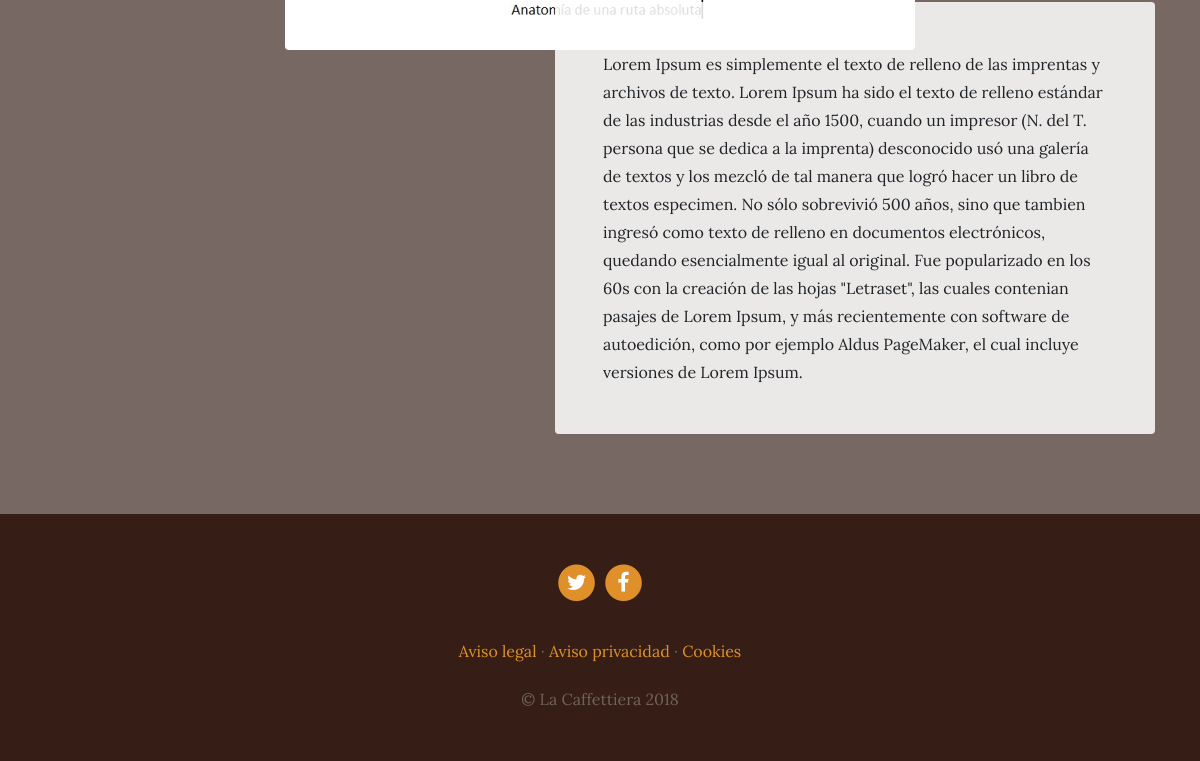
/services/ (lower part), run on an earlier commit of the app's database.
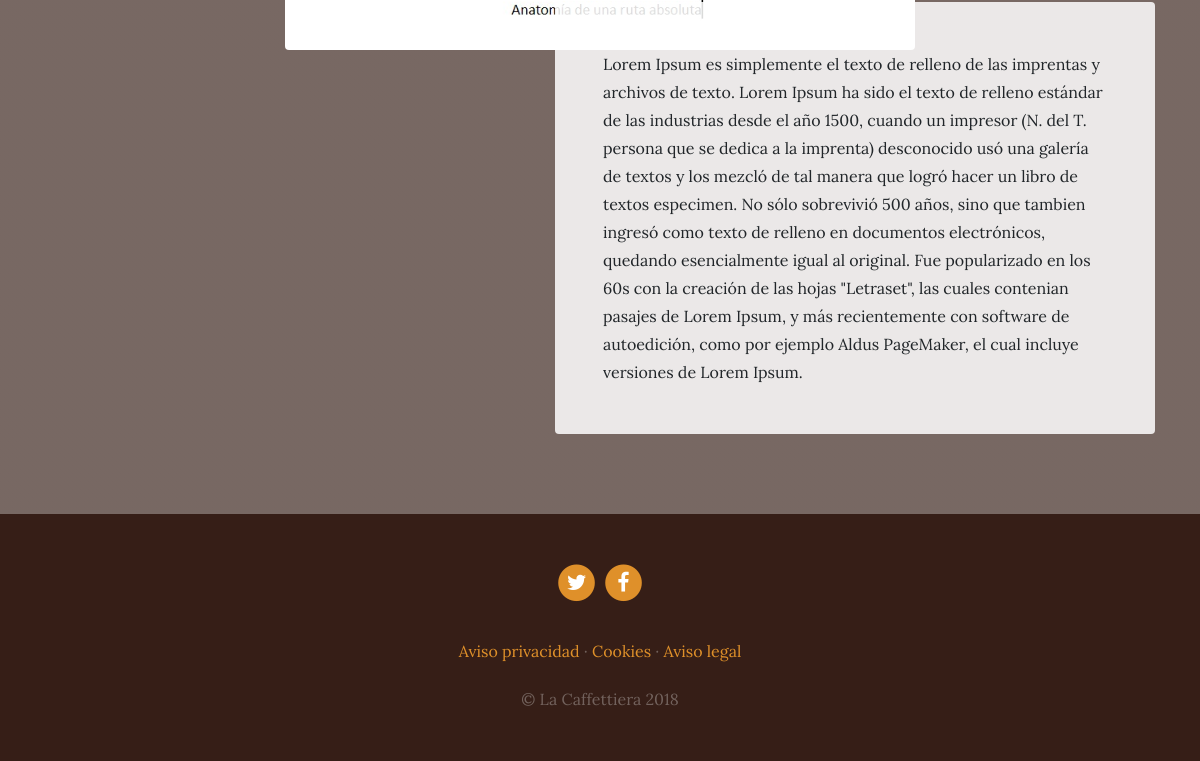
And on a later commit of the database.
### services/models.py (models this page shows, shortened)
class Service(models.Model):
    title = models.CharField(max_length=200,  verbose_name= "Titulo")
    subtitle = models.CharField(max_length=200,  verbose_name= "Sub Titulo")
    description = models.TextField(verbose_name= "Descripcion")
    image = models.ImageField(verbose_name= "Image", upload_to='services')
    created = models.DateTimeField(auto_now_add=True, verbose_name= "Fecha creacion")
    update = models.DateTimeField(auto_now=True,  verbose_name= "Fecha Actualizacion")
    class Meta:
        verbose_name = 'proyecto'
        verbose_name_plural = 'proyectos'
        ordering = ['-created']

### pages/models.py (models this page shows, shortened)
class Page(models.Model):
    title= models.CharField(verbose_name='Titulo', max_length=200)
    content = models.TextField(verbose_name='Contenido')
    order = models.SmallIntegerField(verbose_name='Orden', default=0)
    created = models.DateTimeField(auto_now_add=True, verbose_name= "Fecha creacion")
    update = models.DateTimeField(auto_now=True,  verbose_name= "Fecha Actualizacion")
    class Meta:
        verbose_name = 'pagina'
        verbose_name_plural = 'paginas'
        ordering = ['order','title']

### services/views.py (the view)
# urls.py: path("", views.services, name="services"),
def services(request):
    services = Service.objects.all()
    return render(request, 'services/services.html',{'services':services})

### pages/templatetags/pages_extras.py (called while the page is built)
@register.simple_tag
def get_page_list():
    pages = Page.objects.all()
    return pages

### social/processors.py (called while the page is built)
def ctx_dict(request):
    ctx = {}
    links = Link.objects.all()
    for link in links:
        ctx[link.key] = link.url
    return ctx

### services/templates/services/services.html (shortened to what this page needs)
{% extends 'core/base.html' %}
{% load static %}
{% block content %}
{% for service in services reversed %}
<section class="page-section">
  <div class="container">
    <div class="product-item">
      <img class="product-item-img mx-auto d-flex rounded img-fluid mb-3 mb-lg-0" src="{{service.image.url}}" alt="">
      <div class="product-item-description d-flex ml-auto">
        <div class="bg-faded p-5 rounded">
          <p class="mb-0">{{service.description}}</p>
        </div>
      </div>
    </div>
  </div>
</section>
{% endfor %}
{% endblock %}

### core/templates/core/base.html (shortened to what this page needs)
<!DOCTYPE html>
<html lang="es">
  <head>
    {% load static %}
    <link href="{% static 'core/vendor/bootstrap/css/bootstrap.min.css' %}" rel="stylesheet">
    <link href="{% static 'core/vendor/font-awesome/css/font-awesome.min.css' %}" rel="stylesheet" type="text/css">
    <link href="{% static 'core/css/business-casual.css' %}" rel="stylesheet">
  </head>
  <body>
    {% block content %} {% endblock %}
    <footer class="footer text-faded text-center py-5">
      <div class="container">
        <p class="m-0">
          {% if LINK_TWITTER %}
	        <a href="{{LINK_TWITTER}}" class="link">
	          <span class="fa-stack fa-lg">
	            <i class="fa fa-circle fa-stack-2x"></i>
	            <i class="fa fa-twitter fa-stack-1x fa-inverse"></i>
	          </span>
	        </a>
          {% endif %}
          {% if LINK_FACEBOOK %}
	        <a href="{{LINK_FACEBOOK}}" class="link">
	          <span class="fa-stack fa-lg">
	            <i class="fa fa-circle fa-stack-2x"></i>
	            <i class="fa fa-facebook fa-stack-1x fa-inverse"></i>
	          </span>
	        </a>
          {% endif %}
	    </p>
        <p class="m-0 mbt">
          {% load pages_extras %}
          {% get_page_list as page_list %}
          {% for page in page_list %}
          <a href="{% url 'page' page.id page.title|slugify%}" class="link">{{page.title}}</a> {% if not forloop.last %}·{% endif %}
          {% endfor %}
		</p>
        <p class="m-0 mbt1">&copy; La Caffettiera 2018</p>
      </div>
	</footer>
  </body>
</html>

### core/static/core/css/business-casual.css (style rules this page uses)
body { font-family: 'Lora'; background: linear-gradient(rgba(47, 23, 15, 0.65), rgba(47, 23, 15, 0.65)), url("../img/gomas.jpg"); background-attachment: fixed; background-position: center; background-size: cover; }
p { line-height: 1.75; }
.text-faded { color: rgba(255, 255, 255, 0.3); }
.page-section { margin-top: 5rem; margin-bottom: 5rem; }
.bg-faded { background-color: rgba(255, 255, 255, 0.85); }
@media (min-width: 992px) { .product-item .product-item-img { position: relative; z-index: 0; max-width: 60vw; } }
@media (min-width: 992px) { .product-item .product-item-description { position: relative; z-index: 1; margin-top: -3rem; max-width: 50vw; } }
.footer { background-color: rgba(47, 23, 15, 0.9); }
.mbt { padding-top: 2rem; }
.mbt1 { padding-top: 1.25rem; }
a.link { color: #df902a; }

What changed in the data, as far as the page shows it:
shown differently, row unchanged: Page "Cookies": now shows "·"
changed Page "Aviso legal": no longer shows "·"; moves down the list
